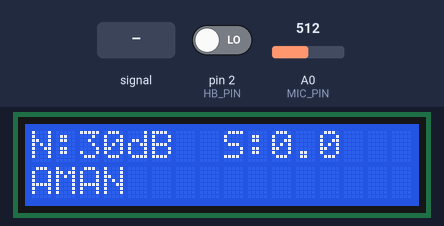
A sketch run on a simulated Arduino Uno, built with avr-gcc and run on an emulated ATmega328P. On the bench: 16×2 character LCD. The test bench sets the inputs (shaded band); at power-on: A0 (MIC_PIN) = 512, pin 2 (HB_PIN) LOW. What the sketch prints to the serial monitor is not drawn.

Above: at 2.7 s.
2.8 s: A0 (MIC_PIN) fed a 200 Hz sine of ±255 counts around its level
At 3.92 s:
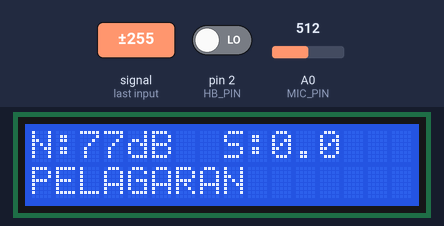
5.8 s: A0 (MIC_PIN) set to 716
At 6.34 s:
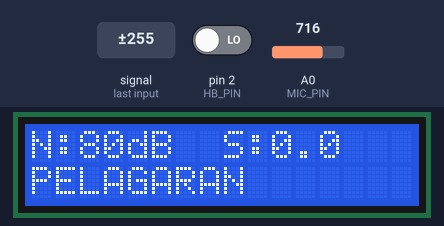
8.8 s: A0 (MIC_PIN) fed a 50 Hz sine of ±306 counts around its level
At 9.55 s:
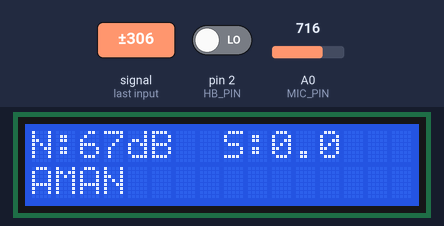
10.6 s: pin 2 (HB_PIN) driven HIGH
At 11.9 s:
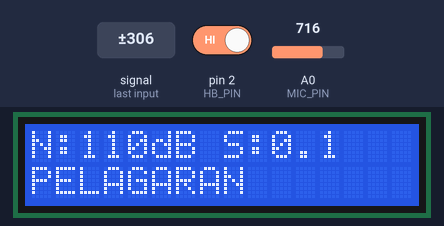
13.0 s: A0 (MIC_PIN) fed a 2 Hz sine of ±306 counts around its level
At 13.49 s:
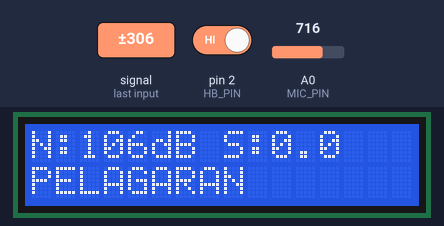
14.8 s: A0 (MIC_PIN) set to 900
At 15.29 s:
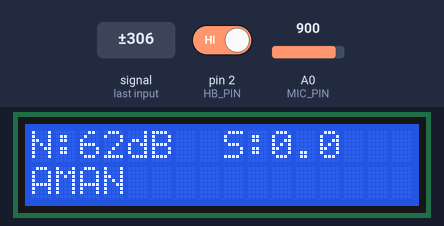
Timing chart, 0 to 17.6 s (numbered marks = the images above; inputs shaded):
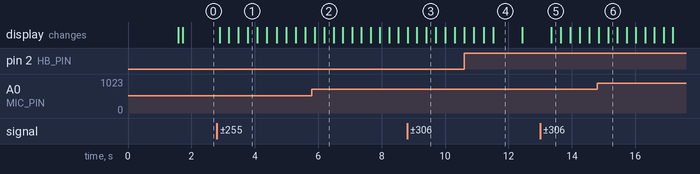

Measured:
- after the input at 2.8 s, the display: first changes after 0.09 s (image 1 shows a later state)
- after the input at 8.8 s, the display: first differs from a run without the input after 0.31 s (image 3 shows a later state)
- after the input at 13.0 s, the display: changes after 0.34 s (image 5)
- what the display in image 4 shows lasts 0.9 s, from 11.5 s to 12.4 s

The sketch:

V-SMART-ARDUINO.ino
```cpp
#include <Wire.h>
#include <LiquidCrystal_I2C.h>
#include <SoftwareSerial.h>

#define MIC_PIN A0
#define HB_PIN  2

SoftwareSerial espSerial(10, 11);
LiquidCrystal_I2C lcd(0x27, 16, 2);

// ===============================
// THRESHOLD
// ===============================
const float noiseThreshold = 70.0;
const float speedThreshold = 30.0;

// ===============================
// SPEED SENSOR
// ===============================
volatile unsigned long pulseCount = 0;
float speed_kmh = 0;
unsigned long lastSpeedTime = 0;

void countPulse()
{
  pulseCount++;
}

// ===============================
// SETUP
// ===============================
void setup()
{
  Serial.begin(9600);
  espSerial.begin(9600);

  pinMode(HB_PIN, INPUT);
  attachInterrupt(digitalPinToInterrupt(HB_PIN), countPulse, RISING);

  lcd.init();
  lcd.backlight();

  lcd.setCursor(0,0);
  lcd.print("V-SMART");
  lcd.setCursor(0,1);
  lcd.print("Starting...");
  delay(1500);
  lcd.clear();
}

// ===============================
// LOOP
// ===============================
void loop()
{
  // ===============================
  // SOUND READING
  // ===============================
  int signalMax = 0;
  int signalMin = 1023;

  unsigned long start = millis();

  while (millis() - start < 100)
  {
    int v = analogRead(MIC_PIN);

    if (v > signalMax) signalMax = v;
    if (v < signalMin) signalMin = v;
  }

  int amplitude = signalMax - signalMin;

  // ===============================
  // SMOOTHING (BIAR STABIL)
  // ===============================
  static float noise = 0;
  noise = (noise * 0.75) + (amplitude * 0.25);

  // ===============================
  // SIMPLE SCALE (LEBIH RESPONSIF)
  // ===============================
  float dB = 25 + (noise * 0.15);

  // batas aman
  if (dB < 30) dB = 30;
  if (dB > 110) dB = 110;

  bool noiseViolation = (dB >= noiseThreshold);

  // ===============================
  // SPEED CALC
  // ===============================
  if (millis() - lastSpeedTime >= 1000)
  {
    noInterrupts();
    unsigned long pulses = pulseCount;
    pulseCount = 0;
    interrupts();

    speed_kmh = pulses * 0.051;
    lastSpeedTime = millis();
  }

  bool speedViolation = (speed_kmh >= speedThreshold);

  // ===============================
  // STATUS
  // ===============================
  bool violation = noiseViolation || speedViolation;
  String statusText = violation ? "PELAGARAN" : "AMAN";

  // ===============================
  // SERIAL MONITOR
  // ===============================
  Serial.print("Noise=");
  Serial.print(dB,0);
  Serial.print(" dB | Speed=");
  Serial.print(speed_kmh,1);
  Serial.print(" | ");
  Serial.println(statusText);

  // ===============================
  // SEND TO ESP32
  // ===============================
  espSerial.print(dB,0);
  espSerial.print(",");
  espSerial.print(speed_kmh,1);
  espSerial.print(",");
  espSerial.println(statusText);

  // ===============================
  // LCD DISPLAY
  // ===============================
  lcd.setCursor(0,0);
  lcd.print("N:");
  lcd.print(dB,0);
  lcd.print("dB   ");

  lcd.setCursor(8,0);
  lcd.print("S:");
  lcd.print(speed_kmh,1);
  lcd.print("   ");

  lcd.setCursor(0,1);
  lcd.print(statusText);
  lcd.print("      ");

  delay(150);
}
```
